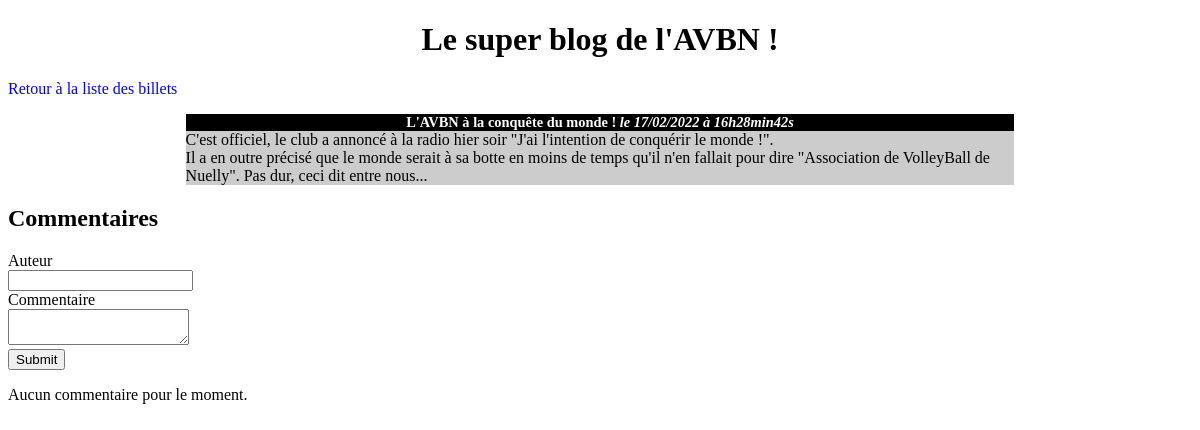
Screenshot of /blog/index.php?action=post&id=2 with the database file from the repository.
### tables this page shows
CREATE TABLE IF NOT EXISTS `posts` (
  `id` int(11) NOT NULL AUTO_INCREMENT,
  `title` varchar(255) NOT NULL,
  `content` text NOT NULL,
  `creation_date` datetime NOT NULL,
  PRIMARY KEY (`id`)
);

### blog/src/controllers/post.php (called while the page is built, shortened)
<?php
require_once __DIR__ . '/../model/post.php';
function post($identifier)
{
    $id = (int) $identifier;
    $db = new DatabaseConnection();
    $postRepo = new PostRepository($db);
    $commentRepo = new CommentRepository($db);
    $post = $postRepo->getPost($id);
    $comments = $commentRepo->getComments($id);
    require __DIR__ . '/../../templates/post.php';
}

### blog/src/model/post.php (called while the page is built, shortened)
<?php
class PostRepository
{
    private $connection;
    public function __construct(DatabaseConnection $connection)
    {
        $this->connection = $connection;
    }
    public function getPost($id)
    {
        $pdo = $this->connection->getConnection();
        $stmt = $pdo->prepare("
            SELECT
              id AS identifier,
              title,
              content,
              DATE_FORMAT(creation_date, '%d/%m/%Y à %Hh%imin%ss') AS frenchCreationDate
            FROM posts
            WHERE id = ?
            LIMIT 1
        ");
        $stmt->execute(array((int)$id));
        $row = $stmt->fetch(PDO::FETCH_ASSOC);
        $p = new Post();
        $p->identifier         = (int)$row['identifier'];
        $p->title              = $row['title'];
        $p->content            = $row['content'];
        $p->frenchCreationDate = $row['frenchCreationDate'];
        return $p;
    }
}

### blog/templates/post.php (the view, shortened to what this page needs)
<!DOCTYPE html>
<html>
<head>
    <link href="style.css" rel="stylesheet" />
</head>
<body>
    <h1>Le super blog de l'AVBN !</h1>
    <p><a href="index.php">Retour à la liste des billets</a></p>
    <div class="news">
        <h3>
            <?= htmlspecialchars($post->title) ?>
            <em>le <?= $post->frenchCreationDate ?> </em>
        </h3>
        <p>
            <?= nl2br(htmlspecialchars($post->content)) ?>
        </p>
    </div>
    <h2>Commentaires</h2>
    <form action="index.php?action=addComment&id=<?= $post->identifier ?> " method="post">
        <div>
            <label for="author">Auteur</label><br />
            <input type="text" id="author" name="author" />
        </div>
        <div>
            <label for="comment">Commentaire</label><br />
            <textarea id="comment" name="comment"></textarea>
        </div>
        <div>
            <input type="submit" />
        </div>
    </form>
    <?php if (!empty($comments)): ?>
        <?php foreach ($comments as $comment): ?>
            <p>
                <strong><?= htmlspecialchars($comment->author) ?></strong>
                le <?= htmlspecialchars($comment->frenchCreationDate) ?>
            </p>
            <p><?= nl2br(htmlspecialchars($comment->comment)) ?></p>
            <p>
                <a href="index.php?action=editComment&id=<?= htmlspecialchars((string) $comment->id) ?>">Modifier</a>
            </p>
            <hr>
        <?php endforeach; ?>
    <?php else: ?>
        <p>Aucun commentaire pour le moment.</p>
    <?php endif; ?>
</body>
</html>

### blog/style.css (style rules this page uses)
h1, h3 { text-align:center; }
h3 { background-color:black; color:white; font-size:0.9em; margin-bottom:0px; }
.news p { background-color:#CCCCCC; margin-top:0px; }
.news { width:70%; margin:auto; }
a { text-decoration: none; color: blue; }

### rows the page displays
posts: title "L'AVBN à la conquête du monde !", content "C'est officiel, le club a annoncé à la radio hier soir \"J'ai l'intention de conquérir le monde !\". Il a en outre précisé que le monde serait à sa botte en moins de temps qu'il n'en fallait pour dire \"Association de VolleyBall de Nuelly\". Pas dur, ceci dit entre nous..."

### other values shown
$post->frenchCreationDate "17/02/2022 à 16h28min42s"
